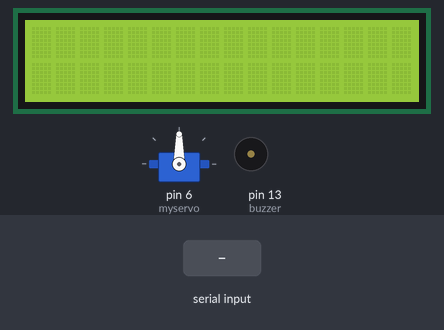
The sketch below on a simulated Arduino Uno, built with avr-gcc and run on an emulated ATmega328P. Parts: servo, 16×2 character LCD, buzzer (waves = sounding). The inputs (shaded band) are chosen by the test bench.

Above: at 1.2 s.
1.3 s: "H" received over Serial
At 2.5 s:
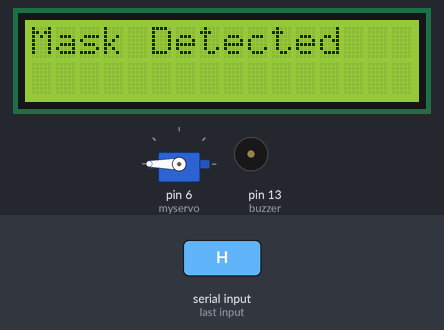
2.8 s: "L" received over Serial
At 4.3 s:
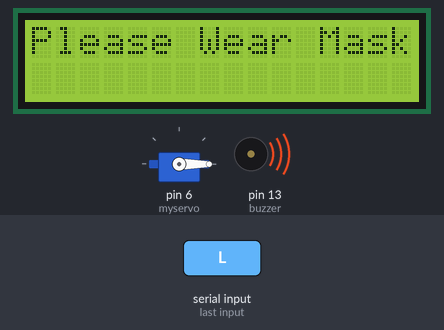
Timing chart, 0 to 5.8 s (numbered marks = the images above; inputs shaded):
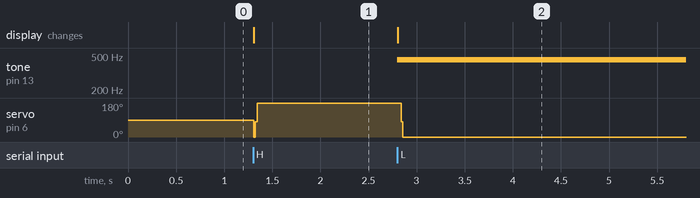

Measured:
- after the input at 1.3 s, servo on pin 6 (myservo): 90° → 180° at once; the display: changes at once (image 1)
- after the input at 2.8 s, tone on pin 13 (buzzer): silent → 450 Hz at once; servo on pin 6 (myservo): 180° → 0° at once; the display: changes at once (image 2)

The sketch:

msdCode.ino
```cpp
#include <LiquidCrystal.h>
#include <Servo.h>
const int buzzer = 13;
int incomingByte;
const int rs = 7, en = 8, d4 = 9, d5 = 10, d6 = 11, d7 = 12;
 LiquidCrystal lcd(rs, en, d4, d5, d6, d7);
int pos = 0;
int val;
Servo myservo;
int countH=0;
int countL=0;


void setup() {
  Serial.begin(9600);
  myservo.attach(6);
  pinMode(buzzer, OUTPUT);
  lcd.begin(16, 2);
}

void loop() {

  if (Serial.available() > 0) {
    incomingByte = Serial.read();
    if (incomingByte == 'H') {
     noTone(buzzer);
     lcd.clear();
     lcd.setCursor(0, 0);
     lcd.print("Mask Detected");
    }
    if (incomingByte == 'L') {
      tone(buzzer,450);
      lcd.clear();
      lcd.setCursor(0, 0);
     lcd.print("Please Wear Mask");
    }

    if (incomingByte == 'H') {
         if(pos!=0 && countH==0){
           myservo.write(0);
           delay(15);
           countH=1;
         }

      for (pos = 0; pos <= 180; pos += 10) {
          myservo.write(pos);
          delay(2);
          //currentPos=pos;
      }

    }
    else if (incomingByte == 'L') {
       if(pos!=180 && countL==0){
           myservo.write(180);
           delay(15);
           countL=1;
         }

          for (pos = 180; pos >= 0; pos -= 10) {
           myservo.write(pos);
           delay(2);
        }

    }
  }

}
```
